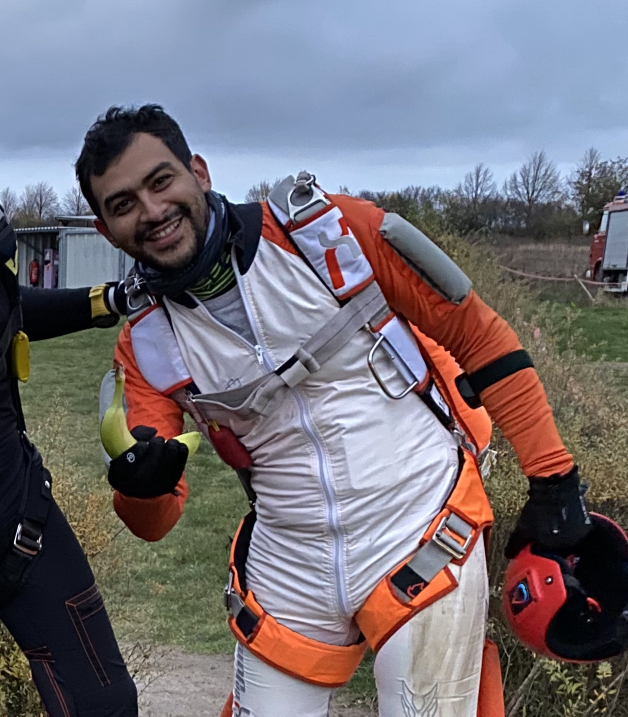
#> input picture basic_training/transformation/img/img.jpg, 1256 x 1433 px (shown at 1/2 size)
$ jupyter execute apply_transformation.ipynb
#> lines starting #> are read from the running program, lines starting #| are printed output that depends on the picture
# Goal to apply affine transformations to 2D images

[cell 1]
import numpy as np
import cv2
import matplotlib.pyplot as plt
from tqdm import tqdm

[cell 2]
# PS: X and Y are inverted in CV@
def scaling(sx,sy):
    return np.array([[sx,0,0],[0,sy,0],[0,0,1]])
def translation(tx,ty):
    return np.array([[1,0,tx],[0,1,ty],[0,0,1]])
def rotation(angle):
    cosx = np.cos(angle)
    sinx = np.sin(angle)
    return np.array([[cosx,-sinx,0],[sinx,cosx,0],[0,0,1]])
def skew(mx):
    return np.array([[1,mx,0],[0,1,0],[0,0,1]])

def applyTransform(image,trans):
    result = np.zeros_like(image)
    for i in range(0,image.shape[1]):
        for j in range(0,image.shape[0]):
            pos = np.matmul(trans, np.array([i,j,1]))
            if pos[0]< image.shape[1] and pos[0] > 0 and pos[1]>0 and pos[1] < image.shape[0]:
                result[int(pos[1])][int(pos[0])] = image[j][i]
    return result

[cell 3]
img = cv2.imread("img/img.jpg")
#> img is the input picture: shape (1433, 1256, 3); mean B, G, R 119.7, 111.7, 116.5
img = cv2.cvtColor(img, cv2.COLOR_BGR2RGB)
plt.imshow(img)
plt.show()
gray = cv2.cvtColor(img, cv2.COLOR_RGB2GRAY)
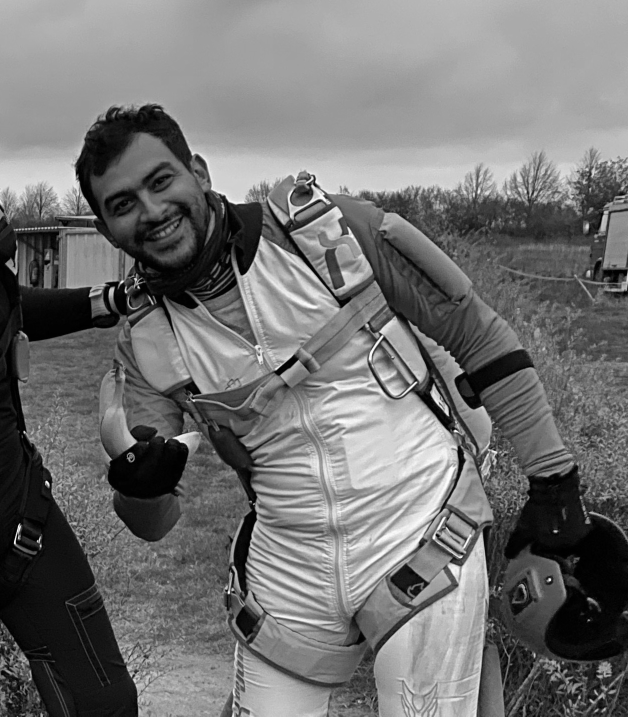
#> gray: shape (1433, 1256) (shown at 1/2 size); min 0, max 255, mean 114
plt.imshow(gray,cmap="gray")
plt.show()
gray.shape
#> Out = (1433, 1256)

[cell 4]
print("Translation")
translation_matrix = translation(200,400)
result_translation = applyTransform(gray,translation_matrix)
#> after the loop in applyTransform, `for i in range(0,image.shape[1]):`:
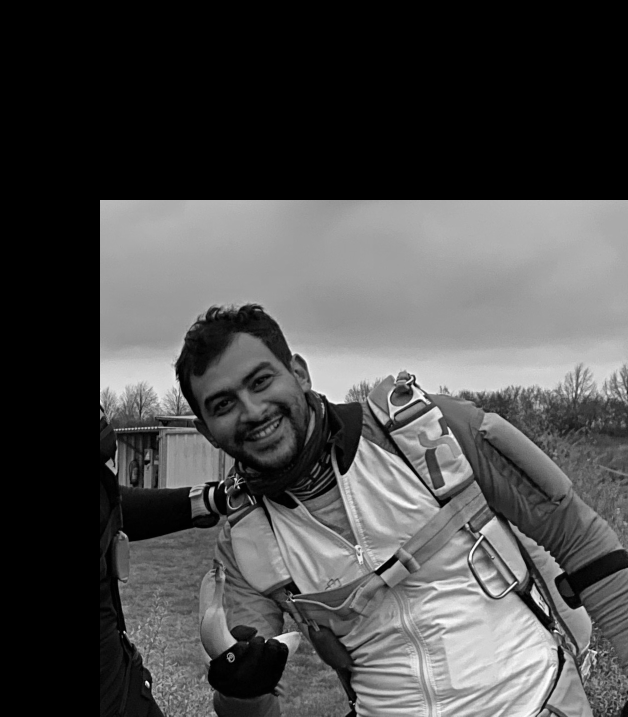
#> result: shape (1433, 1256) (shown at 1/2 size); min 0, max 255, mean 74.3
plt.imshow(result_translation,cmap="gray")
plt.show()

[cell 5]
print("Rotation")
rotation_matrix = rotation(0.2)
result_rotation = applyTransform(gray,rotation_matrix)
#> after the loop in applyTransform (call 2), `for i in range(0,image.shape[1]):`:
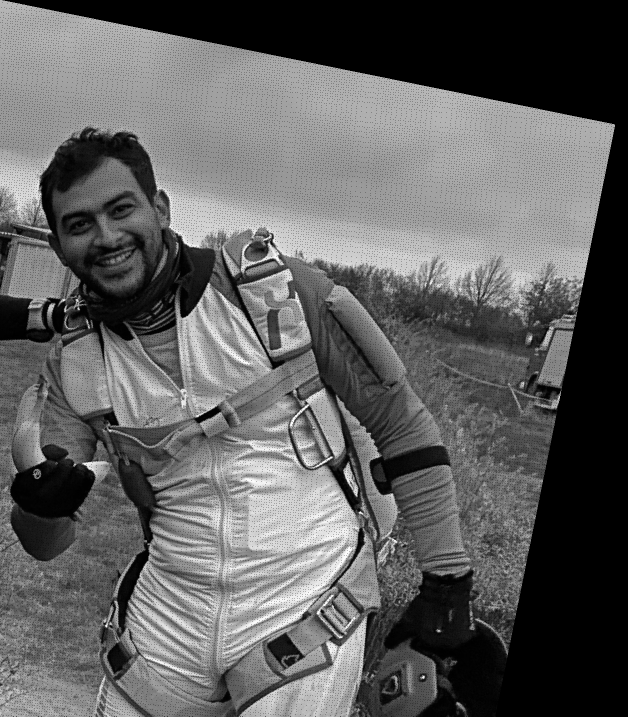
#> result: shape (1433, 1256) (shown at 1/2 size); min 0, max 255, mean 96.8
plt.imshow(result_rotation,cmap="gray")
plt.show()

[cell 6]
print("Scaling")
scaling_matrix = scaling(1.0,2.0)
result_scaling = applyTransform(gray,scaling_matrix)
#> after the loop in applyTransform (call 3), `for i in range(0,image.shape[1]):`:
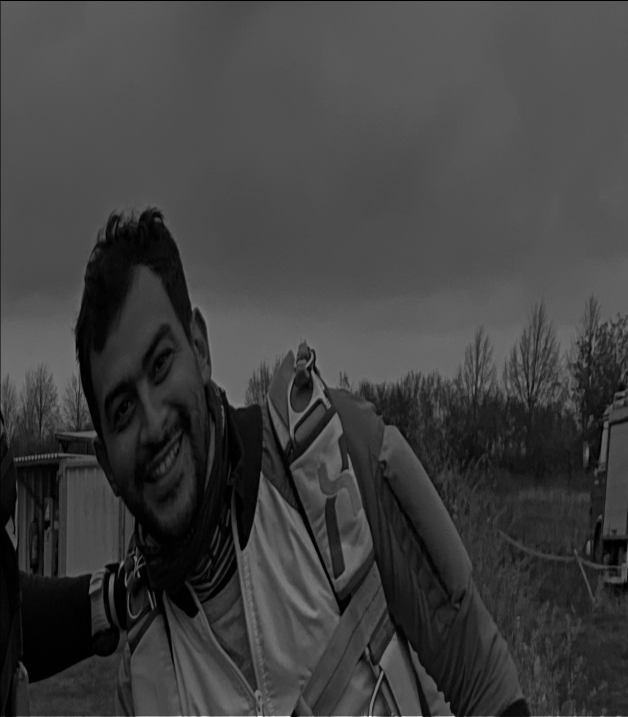
#> result: shape (1433, 1256) (shown at 1/2 size); min 0, max 255, mean 63.7
plt.imshow(result_scaling,cmap="gray")
plt.show()

[cell 7]
print("Skew")
translation_skew = skew(1.1)
result_skew = applyTransform(gray,translation_skew)
#> after the loop in applyTransform (call 4), `for i in range(0,image.shape[1]):`:
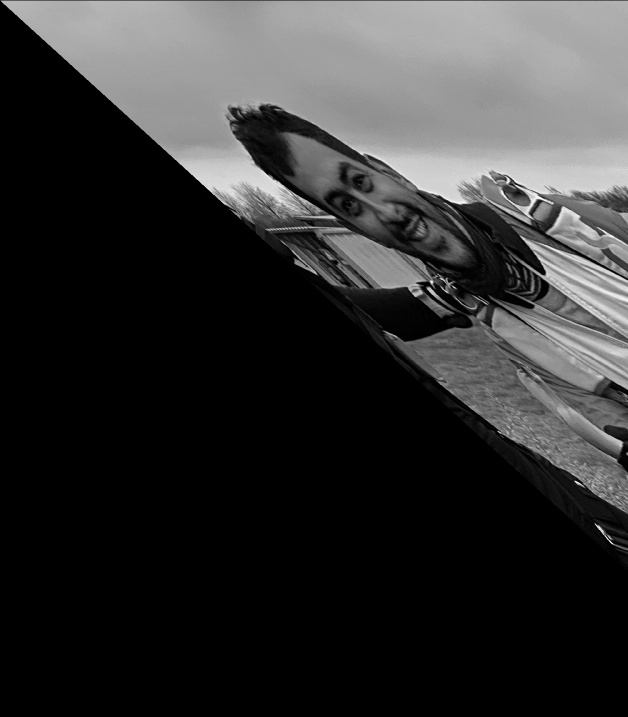
#> result: shape (1433, 1256) (shown at 1/2 size); min 0, max 255, mean 50.1
plt.imshow(result_skew,cmap="gray")
plt.show()

[cell 8]
print("Translation and rotation")
mix_matrix = np.matmul(translation_matrix,rotation_matrix)
result_mix = applyTransform(gray,mix_matrix)
#> after the loop in applyTransform (call 5), `for i in range(0,image.shape[1]):`:
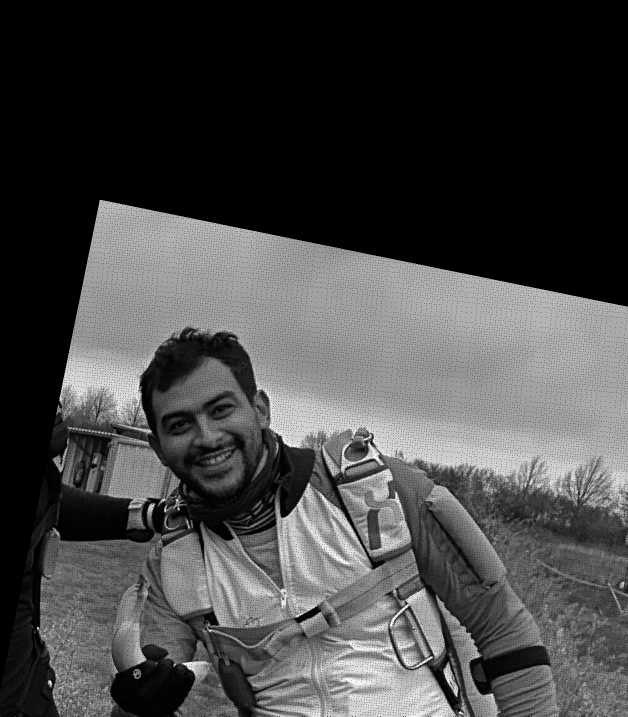
#> result: shape (1433, 1256) (shown at 1/2 size); min 0, max 255, mean 70.3
